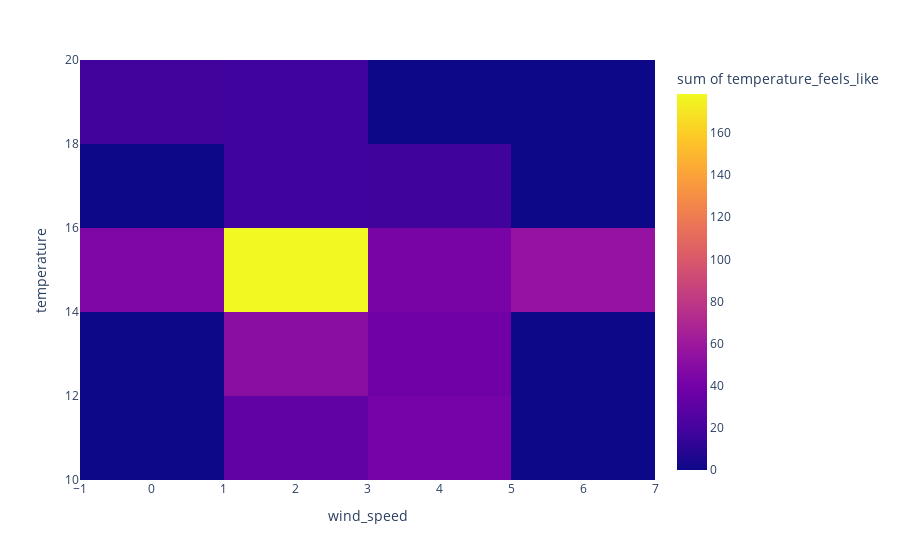

This figure's notebook cell:
### Code cell
fig = px.density_heatmap(df_weather, x="wind_speed", y="temperature", z="temperature_feels_like", histfunc="avg")
fig.show()

### Figure 1 — Plotly figure (JSON) as saved in the notebook; plotly's stock layout.template omitted (floating-point values rounded to 4 significant figures)
{"data": [{"coloraxis": "coloraxis", "histfunc": "sum", "hovertemplate": "wind_speed=%{x}<br>temperature=%{y}<br>sum of temperature_feels_like=%{z}<extra></extra>", "name": "", "type": "histogram2d", "x": [4.28, 2.87, 1.09, 1.48, 1.18, 1.09, 1.3, 1.6, 1.14, 0.94, 2.11, 1.12, 0.44, 1.37, 0.67, 1.17, 0.82, 1.97, 2.19, 2.58, 3.34, 3.92, 3.79, 4.46, 4.7, 5.03, 5.84, 5.98, 5.24, 4.8, 3.69, 2.1, 3.15, 2.85, 2.44, 2.67, 2.47, 2.62, 3.07, 4.4], "xaxis": "x", "xbingroup": "x", "y": [17.76, 17.99, 15.96, 15.46, 14.78, 13.98, 14.19, 14.94, 18.15, 18.53, 15.96, 15.47, 15.52, 15.22, 14.83, 14.67, 15.51, 14.31, 12.74, 11.73, 11.21, 11.3, 10.68, 12.64, 15.19, 15.42, 14.14, 14.2, 14.75, 14.09, 14.37, 14.17, 13.64, 14.02, 12.81, 12.57, 11.03, 10.32, 10.11, 13.3], "yaxis": "y", "ybingroup": "y", "z": [17.78, 18.04, 15.99, 15.44, 14.72, 13.84, 14.04, 14.84, 18.08, 18.5, 15.94, 15.47, 15.53, 15.2, 14.72, 14.59, 15.54, 14.33, 12.55, 11.44, 10.89, 10.94, 10.28, 12.28, 14.59, 14.82, 13.72, 13.61, 14.11, 13.77, 14.29, 14.12, 13.38, 13.78, 12.44, 12.21, 10.54, 9.81, 9.6, 12.8]}], "layout": {"coloraxis": {"colorbar": {"title": {"text": "sum of temperature_feels_like"}}, "colorscale": [[0, "#0d0887"], [0.1111, "#46039f"], [0.2222, "#7201a8"], [0.3333, "#9c179e"], [0.4444, "#bd3786"], [0.5556, "#d8576b"], [0.6667, "#ed7953"], [0.7778, "#fb9f3a"], [0.8889, "#fdca26"], [1, "#f0f921"]]}, "legend": {"tracegroupgap": 0}, "margin": {"t": 60}, "xaxis": {"anchor": "y", "domain": [0, 1], "title": {"text": "wind_speed"}}, "yaxis": {"anchor": "x", "domain": [0, 1], "title": {"text": "temperature"}}}}
